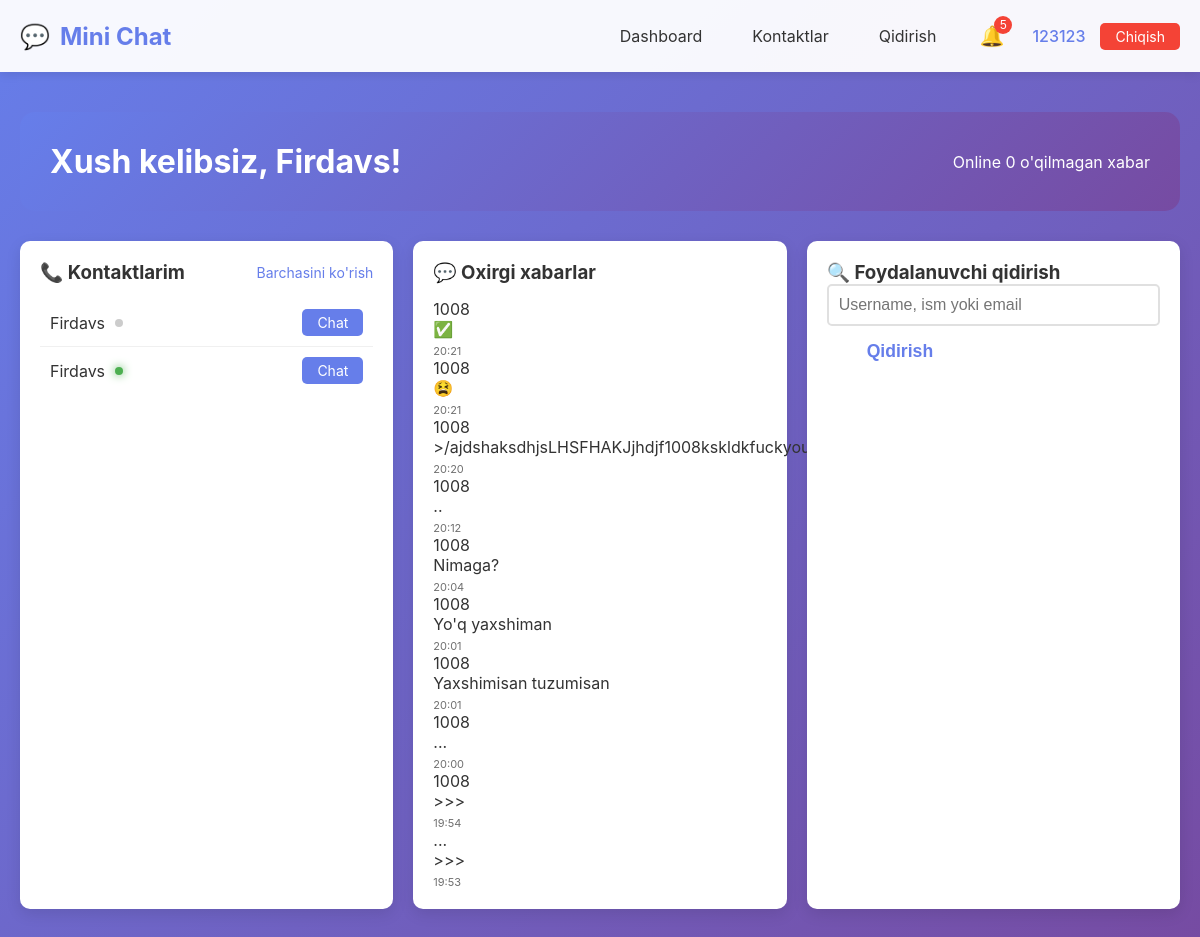
The page /dashboard (signed in) on the database its author committed.
### models.py (models this page shows, shortened)
class User(UserMixin, db.Model):
    __tablename__ = 'user'
    id = db.Column(db.Integer, primary_key=True)
    username = db.Column(db.String(80), unique=True, nullable=False)
    email = db.Column(db.String(120), unique=True, nullable=False)
    password_hash = db.Column(db.String(200), nullable=False)
    first_name = db.Column(db.String(50))
    last_name = db.Column(db.String(50))
    bio = db.Column(db.Text, nullable=True)
    profile_pic = db.Column(db.String(200), default='default.jpg')
    is_online = db.Column(db.Boolean, default=False)
    last_seen = db.Column(db.DateTime, default=datetime.now)
    created_at = db.Column(db.DateTime, default=datetime.now)
    sent_messages = db.relationship('Message',
                                   foreign_keys='Message.sender_id',
                                   backref='sender',
                                   lazy='dynamic')
    received_messages = db.relationship('Message',
                                      foreign_keys='Message.receiver_id',
                                      backref='receiver',
                                      lazy='dynamic')
    contact_list = db.relationship('User',
                                 secondary=contacts,
                                 primaryjoin=(contacts.c.user_id == id),
                                 secondaryjoin=(contacts.c.contact_id == id),
                                 backref=db.backref('added_by', lazy='dynamic'),
                                 lazy='dynamic')
    def get_contacts(self):
        return self.contact_list.all()
    def get_unread_messages_count(self):
        return Message.query.filter_by(receiver_id=self.id, is_read=False).count()

class Message(db.Model):
    __tablename__ = 'message'
    id = db.Column(db.Integer, primary_key=True)
    sender_id = db.Column(db.Integer, db.ForeignKey('user.id'), nullable=False)
    receiver_id = db.Column(db.Integer, db.ForeignKey('user.id'), nullable=False)
    content = db.Column(db.Text, nullable=False)
    timestamp = db.Column(db.DateTime, default=datetime.now)
    is_read = db.Column(db.Boolean, default=False)

### app.py (the view)
@app.route('/dashboard')
@login_required
def dashboard():
    recent_messages = Message.query.filter(
        (Message.sender_id == current_user.id) | (Message.receiver_id == current_user.id)
    ).order_by(Message.timestamp.desc()).limit(10).all()
    contacts = current_user.get_contacts()
    unread_count = current_user.get_unread_messages_count()
    return render_template('dashboard.html',
                         recent_messages=recent_messages,
                         contacts=contacts,
                         unread_count=unread_count)

### app.py (called while the page is built)
@login_manager.user_loader
def load_user(user_id):
    return User.query.get(int(user_id))

### templates/dashboard.html (shortened to what this page needs)
{% extends "base.html" %}
{% block content %}
<div class="dashboard">
    <div class="dashboard-header">
        <h1>Xush kelibsiz, {{ current_user.first_name or current_user.username }}!</h1>
        <div class="user-status">
            <span class="status-badge {% if current_user.is_online %}online{% else %}offline{% endif %}">
                {{ "Online" if current_user.is_online else "Offline" }}
            </span>
            <span class="unread-badge">{{ unread_count }} o'qilmagan xabar</span>
        </div>
    </div>
    <div class="dashboard-grid">
        <div class="dashboard-card">
            <div class="card-header">
                <h3>📞 Kontaktlarim</h3>
                <a href="{{ url_for('contacts') }}" class="card-link">Barchasini ko'rish</a>
            </div>
            <div class="contacts-list">
                {% if contacts %}
                    {% for contact in contacts[:5] %}
                        <div class="contact-item">
                            <div class="contact-info">
                                <span class="contact-name">{{ contact.first_name or contact.username }}</span>
                                <span class="contact-status {% if contact.is_online %}online{% endif %}"></span>
                            </div>
                            <a href="{{ url_for('chat', user_id=contact.id) }}" class="btn-chat">Chat</a>
                        </div>
                    {% endfor %}
                {% else %}
                    <p class="empty-state">Kontaktlar mavjud emas</p>
                    <a href="{{ url_for('search_users') }}" class="btn btn-secondary">Kontakt qidirish</a>
                {% endif %}
            </div>
        </div>
        <div class="dashboard-card">
            <div class="card-header">
                <h3>💬 Oxirgi xabarlar</h3>
            </div>
            <div class="recent-messages">
                {% if recent_messages %}
                    {% for message in recent_messages %}
                        {% set other_user = message.sender if message.receiver_id == current_user.id else message.receiver %}
                        <div class="message-preview {% if not message.is_read and message.receiver_id == current_user.id %}unread{% endif %}">
                            <div class="message-sender">{{ other_user.username }}</div>
                            <div class="message-content">{{ message.content[:50] }}{% if message.content|length > 50 %}...{% endif %}</div>
                            <div class="message-time">{{ message.timestamp.strftime('%H:%M') }}</div>
                        </div>
                    {% endfor %}
                {% else %}
                    <p class="empty-state">Hali xabarlar yo'q</p>
                {% endif %}
            </div>
        </div>
        <div class="dashboard-card">
            <h3>🔍 Foydalanuvchi qidirish</h3>
            <form action="{{ url_for('search_users') }}" method="GET" class="quick-search">
                <input type="text" name="search" placeholder="Username, ism yoki email" class="form-control">
                <button type="submit" class="btn btn-primary">Qidirish</button>
            </form>
        </div>
    </div>
</div>
{% endblock %}

### templates/base.html (shortened to what this page needs)
<!DOCTYPE html>
<html lang="uz">
<head>
    <link rel="stylesheet" href="{{ url_for('static', filename='style.css') }}">
</head>
<body>
    <nav class="navbar">
        <div class="nav-container">
            <div class="nav-brand">
                <a href="{{ url_for('index') }}" class="brand-link">
                    <span class="brand-icon">💬</span>
                    <span class="brand-text">Mini Chat</span>
                </a>
            </div>
            <div class="nav-menu">
                {% if current_user.is_authenticated %}
                    <a href="{{ url_for('dashboard') }}" class="nav-link">Dashboard</a>
                    <a href="{{ url_for('contacts') }}" class="nav-link">Kontaktlar</a>
                    <a href="{{ url_for('search_users') }}" class="nav-link">Qidirish</a>
                    <div class="notifications-dropdown">
                        <button class="notifications-btn" onclick="toggleNotifications()">
                            🔔
                            <span class="notification-badge" id="notificationBadge">0</span>
                        </button>
                    </div>
                    <div class="user-menu">
                        <span class="username">{{ current_user.username }}</span>
                        <a href="{{ url_for('logout') }}" class="logout-btn">Chiqish</a>
                    </div>
                {% else %}
                    <a href="{{ url_for('login') }}" class="nav-link">Kirish</a>
                    <a href="{{ url_for('register') }}" class="nav-link register-btn">Ro'yxatdan o'tish</a>
                {% endif %}
            </div>
        </div>
    </nav>
    <main class="main-content">
        <div class="container">
            {% block content %}{% endblock %}
        </div>
    </main>
</body>
</html>

### static/style.css (style rules this page uses)
* { margin: 0; padding: 0; box-sizing: border-box; }
body { font-family: -apple-system, BlinkMacSystemFont, 'Segoe UI', Roboto, Oxygen, Ubuntu, sans-serif; background: linear-gradient(135deg, #667eea 0%, #764ba2 100%); min-height: 100vh; color: #333; }
.container { max-width: 1200px; margin: 0 auto; padding: 20px; }
.username { font-weight: bold; color: #667eea; }
.form-control { width: 100%; padding: 10px; border: 2px solid #e0e0e0; border-radius: 5px; font-size: 1em; transition: border-color 0.3s; }
.dashboard { padding: 20px 0; }
.dashboard-header { display: flex; justify-content: space-between; align-items: center; margin-bottom: 30px; background: linear-gradient(135deg, #667eea 0%, #764ba2 100%); color: white; padding: 30px; border-radius: 15px; }
.dashboard-grid { display: grid; grid-template-columns: repeat(auto-fit, minmax(300px, 1fr)); gap: 20px; }
.dashboard-card { background: white; border-radius: 10px; padding: 20px; box-shadow: 0 5px 15px rgba(0,0,0,0.1); }
.card-header { display: flex; justify-content: space-between; align-items: center; margin-bottom: 15px; }
.card-header h3 { margin: 0; color: #333; }
.card-link { color: #667eea; text-decoration: none; font-size: 14px; }
.contact-item { display: flex; justify-content: space-between; align-items: center; padding: 10px; border-bottom: 1px solid #f0f0f0; }
.contact-item:last-child { border-bottom: none; }
.contact-info { display: flex; align-items: center; gap: 10px; }
.contact-status { width: 8px; height: 8px; border-radius: 50%; background: #ccc; }
.contact-status.online { background: #4CAF50; box-shadow: 0 0 10px #4CAF50; }
.btn-chat { background: #667eea; color: white; padding: 5px 15px; border-radius: 5px; text-decoration: none; font-size: 14px; transition: background 0.3s; }
.message-time { font-size: 11px; margin-top: 5px; opacity: 0.7; }
.notifications-dropdown { position: relative; display: inline-block; }
.notifications-btn { background: transparent; border: none; font-size: 20px; cursor: pointer; position: relative; padding: 8px; }
.notification-badge { position: absolute; top: 0; right: 0; background: #f44336; color: white; font-size: 12px; padding: 2px 5px; border-radius: 10px; min-width: 18px; text-align: center; }
.navbar { background: rgba(255, 255, 255, 0.95); box-shadow: 0 2px 10px rgba(0,0,0,0.1); position: sticky; top: 0; z-index: 1000; }
.nav-container { max-width: 1200px; margin: 0 auto; padding: 1rem 20px; display: flex; justify-content: space-between; align-items: center; }
.nav-brand .brand-link { display: flex; align-items: center; gap: 10px; text-decoration: none; font-size: 1.5rem; font-weight: bold; color: #667eea; }
.nav-menu { display: flex; gap: 20px; align-items: center; }
.nav-link { text-decoration: none; color: #333; padding: 8px 15px; border-radius: 5px; transition: all 0.3s; }
.user-menu { display: flex; align-items: center; gap: 15px; }
.username { font-weight: 500; color: #667eea; }
.logout-btn { background: #f44336; color: white; padding: 5px 15px; border-radius: 5px; text-decoration: none; font-size: 14px; }
.btn { padding: 15px 40px; border-radius: 30px; text-decoration: none; font-weight: bold; transition: all 0.3s; border: none; cursor: pointer; font-size: 1.1rem; }
.btn-primary { background: white; color: #667eea; }

### rows shown on the page
User: username "123123", first_name "Firdavs", is_online "Online"
User: first_name "Firdavs", is_online False (drawn), username "..."
User: first_name "Firdavs", is_online True (drawn), username "1008"
Message: content "✅", timestamp "20:21"
Message: content "😫", timestamp "20:21"
Message: content ">/ajdshaksdhjsLHSFHAKJjhdjf1008kskldkfuckyoudjbfdn", timestamp "20:20"
Message: content "..", timestamp "20:12"
Message: content "Nimaga?", timestamp "20:04"
Message: content "Yo'q yaxshiman", timestamp "20:01"
Message: content "Yaxshimisan tuzumisan", timestamp "20:01"
Message: content "...", timestamp "20:00"
Message: content ">>>", timestamp "19:54"
Message: content ">>>", timestamp "19:53"

### other values the page prints
{{ unread_count }} "0"
